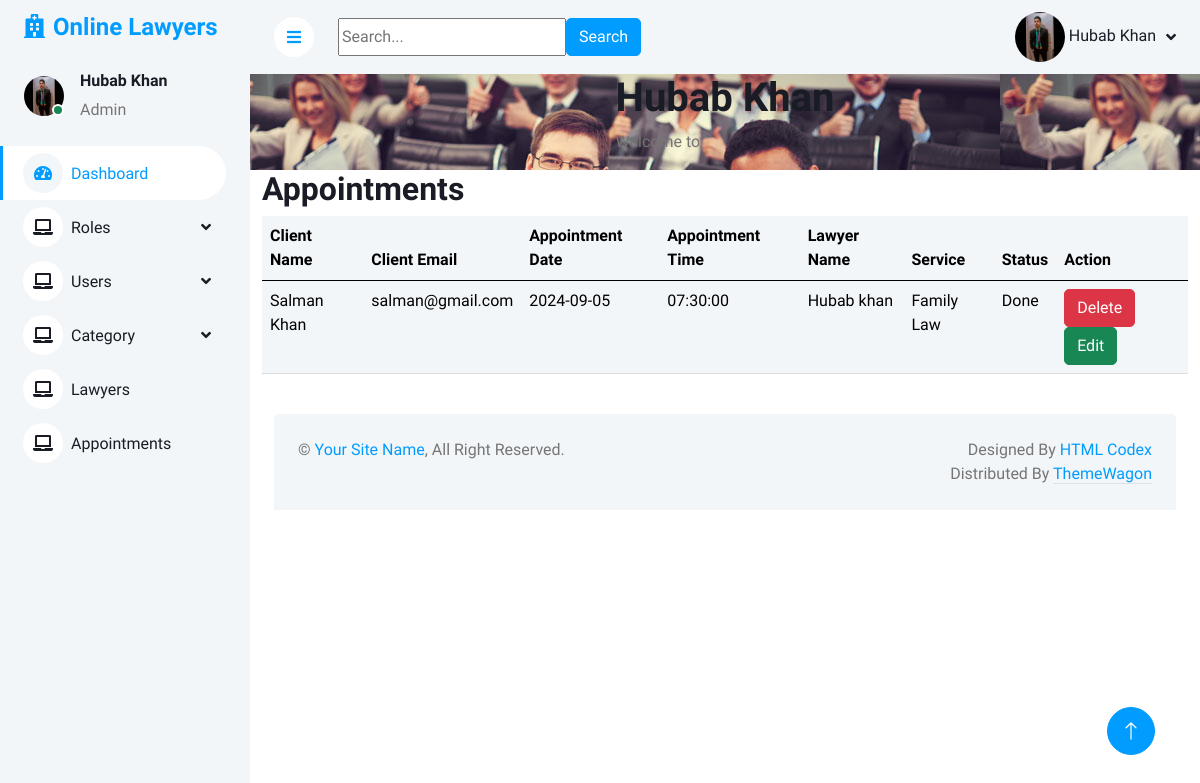
The page /admin/appointment.php (signed in) on the database its author committed.
### tables this page shows
CREATE TABLE `users` (
  `user_id` int(11) NOT NULL,
  `name` varchar(255) NOT NULL,
  `email` varchar(255) NOT NULL,
  `password` varchar(255) NOT NULL,
  `profile_picture` varchar(255) NOT NULL,
  `role_id` int(11) NOT NULL
);

CREATE TABLE `appointments` (
  `id` int(11) NOT NULL,
  `username` varchar(255) NOT NULL,
  `email` varchar(255) NOT NULL,
  `date` date NOT NULL,
  `time` time NOT NULL,
  `lawname` varchar(255) NOT NULL,
  `service` varchar(255) NOT NULL,
  `status` varchar(255) NOT NULL
);

### admin/appointment.php (the view, shortened to what this page needs)
<?php
include "db.php";
include "header.php";
?>
<section style="background:url('images2/image_3.jpg') fixed top center" id="hero" class="d-flex flex-column justify-content-center align-items-center">
    <div class="hero-container" data-aos="fade-in">
      <h1><?php echo $_SESSION['name']?></h1>
      <p>Welcome to <span class="typed" data-typed-items="Admin Dashboard > Lawyer Details"></span></p>
    </div>
  </section>
  <main id="main">
    <section id="facts" class="facts">
      <div class="container">
        <div class="section-title">
          <h2>Appointments</h2>
        </div>
        <table class="table table-light">
  <thead>
    <tr>
      <th scope="col">Client Name</th>
      <th scope="col">Client Email</th>
      <th scope="col">Appointment Date</th>
      <th scope="col">Appointment Time</th>
      <th scope="col">Lawyer Name</th>
      <th scope="col">Service</th>
      <th scope="col">Status</th>
      <th scope="col">Action</th>
    </tr>
  </thead>
  <tbody>
  <?php
        $sql="SELECT * FROM appointments";
        $result=mysqli_query($conn,$sql);
        while($row=mysqli_fetch_array($result)){
  echo '
    <tr>
    <td>'.$row['username'].'</td>
    <td>'.$row['email'].'</td>
    <td>'.$row['date'].'</td>
      <td>'.$row['time'].'</td>
      <td>'.$row['lawname'].'</td>
      <td>'.$row['service'].'</td>
      <td>'.$row['status'].'</td>
     <td> <a class="btn btn-danger" href="deleteapp.php?id='.$row['id'].'" class="button">Delete</a> <a class="btn btn-success" href="edit_app.php?id='.$row['id'].'" class="button">Edit</a> </td>
    </tr>';
  }?>
  </tbody>
</table>
        </div>
    </section>
        </main>
    <a href="#" class="back-to-top d-flex align-items-center justify-content-center"><i class="bi bi-arrow-up-short"></i></a>
    <?php include 'footer.php' ?>

### admin/header.php (shortened to what this page needs)
<?php
include 'db.php';
$user_id = $_SESSION['user_id'];
$sql = "SELECT profile_picture FROM users WHERE user_id = $user_id";
$result = mysqli_query($conn, $sql);
if ($result && mysqli_num_rows($result) > 0) {
    $row = mysqli_fetch_assoc($result);
    $profile_picture = $row['profile_picture'];
} else {
    $profile_picture = null;
}
?>
<!DOCTYPE html>
<html lang="en">
   <head>
      <link href="https://cdnjs.cloudflare.com/ajax/libs/font-awesome/5.10.0/css/all.min.css" rel="stylesheet">
      <link href="https://cdn.jsdelivr.net/npm/bootstrap-icons@1.4.1/font/bootstrap-icons.css" rel="stylesheet">
      <link href="lib/owlcarousel/assets/owl.carousel.min.css" rel="stylesheet">
      <link href="lib/tempusdominus/css/tempusdominus-bootstrap-4.min.css" rel="stylesheet" />
      <link href="css/bootstrap.min.css" rel="stylesheet">
      <link href="css/style.css" rel="stylesheet">
   </head>
   <body>
      <div class="container-xxl position-relative bg-white d-flex p-0">
      <div class="sidebar pe-4 pb-3">
         <nav class="navbar bg-light navbar-light">
            <a href="index.php" class="navbar-brand mx-4 mb-3">
               <h4 class="text-primary"><i class="fa fa-hospital me-2"></i>Online Lawyers</h4>
            </a>
            <div class="d-flex align-items-center ms-4 mb-4">
               <div class="position-relative">
               <img src="uploads-images/<?php echo htmlspecialchars($profile_picture); ?>" alt="Profile Picture" style="width: 40px; height: 40px; border-radius: 50%;">
                  <div class="bg-success rounded-circle border border-2 border-white position-absolute end-0 bottom-0 p-1"></div>
               </div>
               <div class="ms-3">
                  <h6><?php echo $_SESSION['name']; ?></h6>
                  <span>Admin</span>
               </div>
            </div>
            <div class="navbar-nav w-100">
               <a href="index.php" class="nav-item nav-link active"><i class="fa fa-tachometer-alt me-2"></i>Dashboard</a>
               <div class="nav-item dropdown">
                  <a href="#" class="nav-link dropdown-toggle" data-bs-toggle="dropdown"><i class="fa fa-laptop me-2"></i>Roles</a>
               </div>
               <div class="nav-item dropdown">
                  <a href="#" class="nav-link dropdown-toggle" data-bs-toggle="dropdown"><i class="fa fa-laptop me-2"></i>Users</a>
               </div>
               <div class="nav-item dropdown">
                  <a href="#" class="nav-link dropdown-toggle" data-bs-toggle="dropdown"><i class="fa fa-laptop me-2"></i>Category</a>
               </div>
               <a href="lawyers.php" class="nav-item nav-link"><i class="fa fa-laptop me-2"></i>Lawyers</a>
               <a href="appointment.php" class="nav-item nav-link"><i class="fa fa-laptop me-2"></i>Appointments</a>
            </div>
         </nav>
      </div>
      <div class="content">
      <nav class="navbar navbar-expand bg-light navbar-light sticky-top px-4 py-0">
         <a href="#" class="sidebar-toggler flex-shrink-0">
         <i class="fa fa-bars"></i>
         </a>
         <form class="d-none d-md-flex ms-4" action="" method="get">
            <input type="text" name="query"  placeholder="Search...">
            <button type="submit" class="btn btn-primary">Search</button>
         </form>
         <div class="navbar-nav align-items-center ms-auto">
            <div class="nav-item dropdown">
    <a href="#" class="nav-link dropdown-toggle" data-bs-toggle="dropdown">
        <?php if (!empty($profile_picture)) { ?>
            <img src="uploads-images/<?php echo htmlspecialchars($profile_picture); ?>" alt="Profile Picture" style="width: 50px; height: 50px; border-radius: 50%;">
        <?php } else { ?>
            <p>No profile picture available.</p>
        <?php } ?>
        <span class="d-none d-lg-inline-flex"><?php echo htmlspecialchars($_SESSION['name']); ?></span>
    </a>
</div>
         </div>
      </nav>

### admin/css/style.css (style rules this page uses)
:root { --primary: #009CFF; --light: #F3F6F9; --dark: #191C24; }
.back-to-top { position: fixed; display: none; right: 45px; bottom: 45px; z-index: 99; }
.btn { transition: .5s; }
.btn.btn-primary { color: #FFFFFF; }
.sidebar { position: fixed; top: 0; left: 0; bottom: 0; width: 250px; height: 100vh; overflow-y: auto; background: var(--light); transition: 0.5s; z-index: 999; }
.content { margin-left: 250px; min-height: 100vh; background: #FFFFFF; transition: 0.5s; }
@media (min-width: 992px) { .sidebar { margin-left: 0; } }
@media (min-width: 992px) { .content { width: calc(100% - 250px); } }
.sidebar .navbar .navbar-nav .nav-link { padding: 7px 20px; color: var(--dark); font-weight: 500; border-left: 3px solid var(--light); border-radius: 0 30px 30px 0; outline: none; }
.sidebar .navbar .navbar-nav .nav-link:hover, .sidebar .navbar .navbar-nav .nav-link.active { color: var(--primary); background: #FFFFFF; border-color: var(--primary); }
.sidebar .navbar .navbar-nav .nav-link i { width: 40px; height: 40px; display: inline-flex; align-items: center; justify-content: center; background: #FFFFFF; border-radius: 40px; }
.sidebar .navbar .navbar-nav .nav-link:hover i, .sidebar .navbar .navbar-nav .nav-link.active i { background: var(--light); }
.sidebar .navbar .dropdown-toggle::after { position: absolute; top: 15px; right: 15px; border: none; content: "\f107"; font-family: "Font Awesome 5 Free"; font-weight: 900; transition: .5s; }
.content .navbar .navbar-nav .nav-link { margin-left: 25px; padding: 12px 0; color: var(--dark); outline: none; }
.content .navbar .sidebar-toggler, .content .navbar .navbar-nav .nav-link i { width: 40px; height: 40px; display: inline-flex; align-items: center; justify-content: center; background: #FFFFFF; border-radius: 40px; }
.content .navbar .dropdown-toggle::after { margin-left: 6px; vertical-align: middle; border: none; content: "\f107"; font-family: "Font Awesome 5 Free"; font-weight: 900; transition: .5s; }

### rows shown on the page
users: profile_picture (picture)
appointments: username "Salman Khan", email "salman@gmail.com", date "2024-09-05", time "07:30:00", lawname "Hubab khan", service "Family Law", status "Done"

### other values the page prints
$_SESSION['name'] "Hubab Khan"
